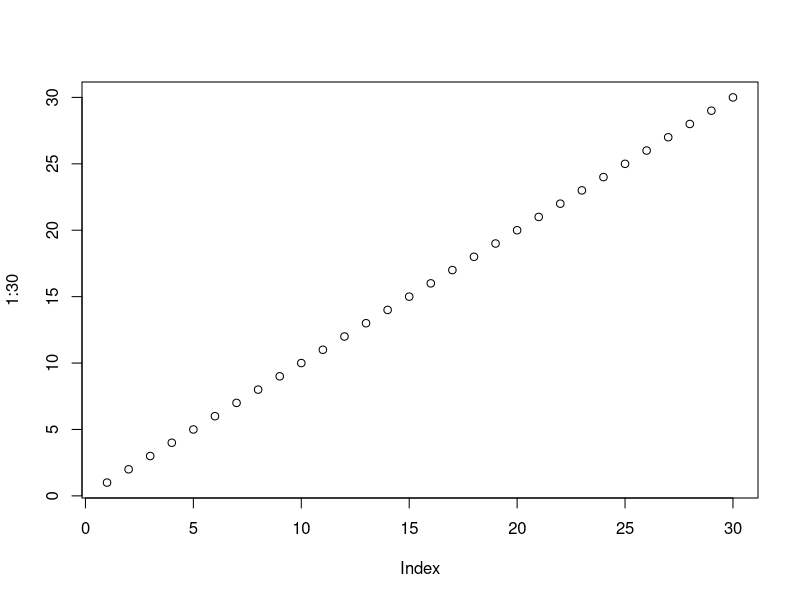
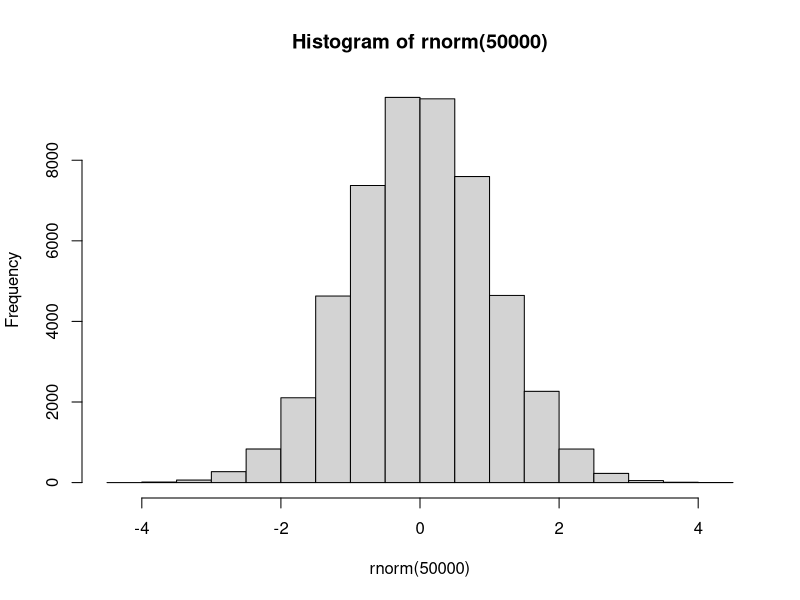

The R script that drew these images, in order:
# Explorando o RStudio

# nome dos contribuidores
contributors()

# licença
license()

# informações sobre a seção
sessionInfo()

# imprimir informações
print('R - uma das principais ferramentas do cientista de dados')

# plot de gráficos
plot(1:30)
hist(rnorm(50000))

# instalação de pacotes
install.packages('ggplot2')
install.packages('randomForest')

# carregar pacote
library(ggplot2)

# descarregar pacote
detach(package:ggplot2)

# se souber o nome da funçao
help(mean)
?mean

# se nao souber o nome da funçao
??mean
help.search("matplot")
